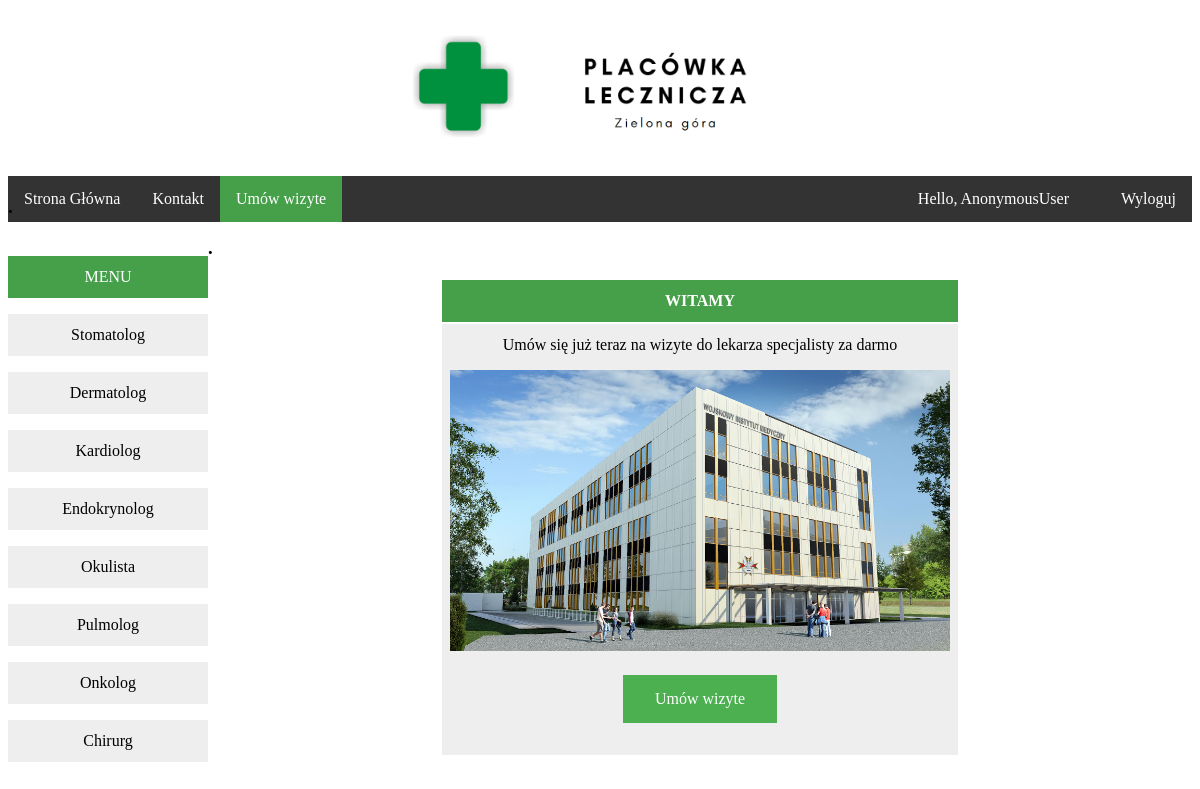
The page / on the database its author committed.
### Lekarze/models.py (models this page shows, shortened)
class Specjalizacja(models.Model):
    nazwa = models.CharField(max_length=100)
    opis = models.TextField(blank=True)
    class Meta:
        verbose_name = "Specjalizacja"
        verbose_name_plural = "Specjalizacje"

### Lekarze/views.py (the view)
# urls.py: path('', index, name='index'),
def index(request):
    specjalizacje = Specjalizacja.objects.all()
    dane = {'specjalizacje': specjalizacje}
    return render(request, 'szablon.html', dane)

### Lekarze/templates/szablon.html (shortened to what this page needs)
<!DOCTYPE html>
{% load static %}
<html xmlns="http://www.w3.org/1999/html">
<head>
</head>
<body>
<header>
</header>
<div>
<h1>
<a href ="/">
   <center><img src="{% static 'logo.png' %}" width="400px"></center>
</a>
</h1>
</div>
<header>
    <div>
<ul>
  <left><li><a href="{% url 'index' %}">Strona Główna</a></li></left>
  <li><a href="{% url 'kontakt' %}">Kontakt</a></li>
  <li><a class="active" href="{% url 'dodaj_wizyte' %}"> Umów wizyte </a></li>
<span> <li style="float:right"><a href="{% url 'logout' %} ">Wyloguj</a></li></span>
    <li style="float:right"> <span class="hello-msg"> Hello, {{request.user}} </span> </li>
    </ul>
</div>
</header>
<h3>.</h3>
<div class="vertical-menu">
<div style ="width:200px; float:left">
    <center> <a href="#" class="active">MENU</a> </center>
{% for spec in specjalizacje %}
    <center><p><a href = "/specjalizacja/{{spec.id}}">{{spec.nazwa}} </a> </p> </center>
{% endfor %}
</div>
</div>
<table id="customers">
    {% if not kontakt and not lekarz_user and not specjalizacja_lekarz and not wizyta %}
    <th>WITAMY</th>
  <tr>
      <h3>. </h3>
       <td>
           <center> Umów się już teraz na wizyte do lekarza specjalisty za darmo  </p> </center>
       <center><img src="{% static 'szpital.jpg' %}" width="500px"></center>
           <center> <p> <a href="{% url 'dodaj_wizyte' %}" class="button5">Umów wizyte</a></p> </center>
       </td>
    {% endif %}
</table>
</body>
</html>

### Lekarze/templates/szablon.html (style rules this page uses)
.button5 { background-color: #4CAF50; border: none; color: white; padding: 15px 32px; text-align: center; text-decoration: none; display: inline-block; font-size: 16px; margin: 4px 2px; cursor: pointer; }
header { width: 100%; height: 2px; margin: 0 auto; }
ul { list-style-type: none; margin: 0; padding: 0; overflow: hidden; background-color: #333; }
li { float: left; }
li a { display: block; color: white; text-align: center; padding: 14px 16px; text-decoration: none; }
.active { background-color: #45a049; }
.vertical-menu { width: 200px; }
.vertical-menu a { background-color: #eee; color: black; display: block; padding: 12px; text-decoration: none; }
.vertical-menu a.active { background-color: #45a049; color: white; }
#customers { width: 500px; margin-left: auto; margin-right: auto; }
#customers td, #customers th { padding: 8px; }
#customers tr:nth-child(even) { background-color: #f2f2f2; }
#customers th { padding-top: 12px; padding-bottom: 12px; text-align: center; background-color: #45a049; color: white; }
#customers td { padding-top: 12px; padding-bottom: 12px; text-align: left; background-color: #eee; color: blacks; }
.hello-msg { font-size: 16px; color: white; margin-right: 20px; display: block; color: white; text-align: center; padding: 14px 16px; text-decoration: none; }

### rows shown on the page
Specjalizacja: nazwa "Stomatolog"
Specjalizacja: nazwa "Dermatolog"
Specjalizacja: nazwa "Kardiolog"
Specjalizacja: nazwa "Endokrynolog"
Specjalizacja: nazwa "Okulista"
Specjalizacja: nazwa "Pulmolog"
Specjalizacja: nazwa "Onkolog"
Specjalizacja: nazwa "Chirurg"

### other values the page prints
{{ request.user }} "AnonymousUser"
